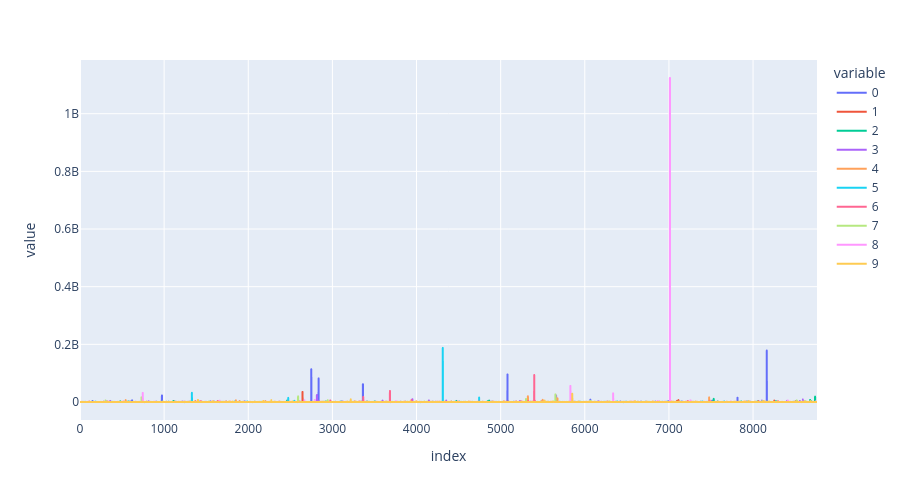

Source (notebook cell):
### Code cell
fig = px.line(liquidity_mc_df.applymap(lambda x: x/1e18), height=500)
fig.show()

### Figure 1 — Plotly figure (JSON) as saved in the notebook; plotly's stock layout.template omitted (floating-point values rounded to 4 significant figures; data arrays with more than 128 entries replaced by an {"elided": "..."} marker saying what was removed)
{"data": [{"hovertemplate": "variable=0<br>index=%{x}<br>value=%{y}<extra></extra>", "legendgroup": "0", "line": {"color": "#636efa", "dash": "solid"}, "mode": "lines", "name": "0", "showlegend": true, "type": "scattergl", "x": {"elided": "8761 int values"}, "xaxis": "x", "y": {"elided": "8761 float values"}, "yaxis": "y"}, {"hovertemplate": "variable=1<br>index=%{x}<br>value=%{y}<extra></extra>", "legendgroup": "1", "line": {"color": "#EF553B", "dash": "solid"}, "mode": "lines", "name": "1", "showlegend": true, "type": "scattergl", "x": {"elided": "8761 int values"}, "xaxis": "x", "y": {"elided": "8761 float values"}, "yaxis": "y"}, {"hovertemplate": "variable=2<br>index=%{x}<br>value=%{y}<extra></extra>", "legendgroup": "2", "line": {"color": "#00cc96", "dash": "solid"}, "mode": "lines", "name": "2", "showlegend": true, "type": "scattergl", "x": {"elided": "8761 int values"}, "xaxis": "x", "y": {"elided": "8761 float values"}, "yaxis": "y"}, {"hovertemplate": "variable=3<br>index=%{x}<br>value=%{y}<extra></extra>", "legendgroup": "3", "line": {"color": "#ab63fa", "dash": "solid"}, "mode": "lines", "name": "3", "showlegend": true, "type": "scattergl", "x": {"elided": "8761 int values"}, "xaxis": "x", "y": {"elided": "8761 float values"}, "yaxis": "y"}, {"hovertemplate": "variable=4<br>index=%{x}<br>value=%{y}<extra></extra>", "legendgroup": "4", "line": {"color": "#FFA15A", "dash": "solid"}, "mode": "lines", "name": "4", "showlegend": true, "type": "scattergl", "x": {"elided": "8761 int values"}, "xaxis": "x", "y": {"elided": "8761 float values"}, "yaxis": "y"}, {"hovertemplate": "variable=5<br>index=%{x}<br>value=%{y}<extra></extra>", "legendgroup": "5", "line": {"color": "#19d3f3", "dash": "solid"}, "mode": "lines", "name": "5", "showlegend": true, "type": "scattergl", "x": {"elided": "8761 int values"}, "xaxis": "x", "y": {"elided": "8761 float values"}, "yaxis": "y"}, {"hovertemplate": "variable=6<br>index=%{x}<br>value=%{y}<extra></extra>", "legendgroup": "6", "line": {"color": "#FF6692", "dash": "solid"}, "mode": "lines", "name": "6", "showlegend": true, "type": "scattergl", "x": {"elided": "8761 int values"}, "xaxis": "x", "y": {"elided": "8761 float values"}, "yaxis": "y"}, {"hovertemplate": "variable=7<br>index=%{x}<br>value=%{y}<extra></extra>", "legendgroup": "7", "line": {"color": "#B6E880", "dash": "solid"}, "mode": "lines", "name": "7", "showlegend": true, "type": "scattergl", "x": {"elided": "8761 int values"}, "xaxis": "x", "y": {"elided": "8761 float values"}, "yaxis": "y"}, {"hovertemplate": "variable=8<br>index=%{x}<br>value=%{y}<extra></extra>", "legendgroup": "8", "line": {"color": "#FF97FF", "dash": "solid"}, "mode": "lines", "name": "8", "showlegend": true, "type": "scattergl", "x": {"elided": "8761 int values"}, "xaxis": "x", "y": {"elided": "8761 float values"}, "yaxis": "y"}, {"hovertemplate": "variable=9<br>index=%{x}<br>value=%{y}<extra></extra>", "legendgroup": "9", "line": {"color": "#FECB52", "dash": "solid"}, "mode": "lines", "name": "9", "showlegend": true, "type": "scattergl", "x": {"elided": "8761 int values"}, "xaxis": "x", "y": {"elided": "8761 float values"}, "yaxis": "y"}], "layout": {"height": 500, "legend": {"title": {"text": "variable"}, "tracegroupgap": 0}, "margin": {"t": 60}, "xaxis": {"anchor": "y", "domain": [0, 1], "title": {"text": "index"}}, "yaxis": {"anchor": "x", "domain": [0, 1], "title": {"text": "value"}}}}
